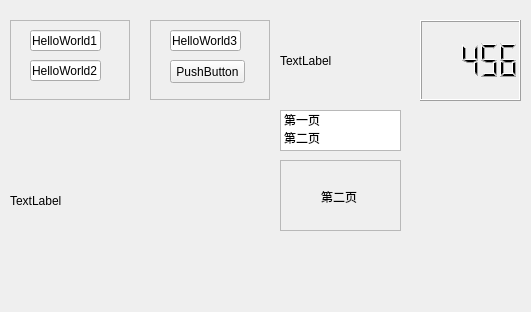
<?xml version="1.0" encoding="UTF-8"?>
<ui version="4.0">
 <class>Widget</class>
 <widget class="QWidget" name="Widget">
  <property name="geometry">
   <rect>
    <x>0</x>
    <y>0</y>
    <width>531</width>
    <height>312</height>
   </rect>
  </property>
  <property name="windowTitle">
   <string>Widget</string>
  </property>
  <widget class="QFrame" name="frame">
   <property name="geometry">
    <rect>
     <x>10</x>
     <y>20</y>
     <width>120</width>
     <height>80</height>
    </rect>
   </property>
   <property name="frameShape">
    <enum>QFrame::StyledPanel</enum>
   </property>
   <property name="frameShadow">
    <enum>QFrame::Raised</enum>
   </property>
   <widget class="QLineEdit" name="lineEdit">
    <property name="geometry">
     <rect>
      <x>20</x>
      <y>10</y>
      <width>71</width>
      <height>21</height>
     </rect>
    </property>
    <property name="text">
     <string>HelloWorld1</string>
    </property>
   </widget>
   <widget class="QLineEdit" name="lineEdit_2">
    <property name="geometry">
     <rect>
      <x>20</x>
      <y>40</y>
      <width>71</width>
      <height>21</height>
     </rect>
    </property>
    <property name="text">
     <string>HelloWorld2</string>
    </property>
   </widget>
  </widget>
  <widget class="QFrame" name="frame_2">
   <property name="geometry">
    <rect>
     <x>150</x>
     <y>20</y>
     <width>120</width>
     <height>80</height>
    </rect>
   </property>
   <property name="frameShape">
    <enum>QFrame::StyledPanel</enum>
   </property>
   <property name="frameShadow">
    <enum>QFrame::Raised</enum>
   </property>
   <widget class="QLineEdit" name="lineEdit_3">
    <property name="geometry">
     <rect>
      <x>20</x>
      <y>10</y>
      <width>71</width>
      <height>21</height>
     </rect>
    </property>
    <property name="text">
     <string>HelloWorld3</string>
    </property>
   </widget>
   <widget class="QPushButton" name="pushButton">
    <property name="geometry">
     <rect>
      <x>20</x>
      <y>40</y>
      <width>75</width>
      <height>23</height>
     </rect>
    </property>
    <property name="text">
     <string>PushButton</string>
    </property>
   </widget>
  </widget>
  <widget class="QLabel" name="label">
   <property name="geometry">
    <rect>
     <x>280</x>
     <y>20</y>
     <width>121</width>
     <height>81</height>
    </rect>
   </property>
   <property name="text">
    <string>TextLabel</string>
   </property>
  </widget>
  <widget class="QLabel" name="label_2">
   <property name="geometry">
    <rect>
     <x>10</x>
     <y>110</y>
     <width>261</width>
     <height>181</height>
    </rect>
   </property>
   <property name="lineWidth">
    <number>2</number>
   </property>
   <property name="text">
    <string>TextLabel</string>
   </property>
  </widget>
  <widget class="QLCDNumber" name="lcdNumber">
   <property name="geometry">
    <rect>
     <x>420</x>
     <y>20</y>
     <width>101</width>
     <height>81</height>
    </rect>
   </property>
   <property name="frameShadow">
    <enum>QFrame::Raised</enum>
   </property>
   <property name="lineWidth">
    <number>1</number>
   </property>
   <property name="value" stdset="0">
    <double>456.000000000000000</double>
   </property>
   <property name="intValue" stdset="0">
    <number>456</number>
   </property>
  </widget>
  <widget class="QListWidget" name="listWidget">
   <property name="geometry">
    <rect>
     <x>280</x>
     <y>110</y>
     <width>121</width>
     <height>41</height>
    </rect>
   </property>
   <item>
    <property name="text">
     <string>第一页</string>
    </property>
   </item>
   <item>
    <property name="text">
     <string>第二页</string>
    </property>
   </item>
  </widget>
  <widget class="QStackedWidget" name="stackedWidget">
   <property name="geometry">
    <rect>
     <x>280</x>
     <y>160</y>
     <width>121</width>
     <height>71</height>
    </rect>
   </property>
   <property name="frameShape">
    <enum>QFrame::StyledPanel</enum>
   </property>
   <property name="currentIndex">
    <number>1</number>
   </property>
   <widget class="QWidget" name="page">
    <widget class="QLabel" name="label_3">
     <property name="geometry">
      <rect>
       <x>40</x>
       <y>50</y>
       <width>54</width>
       <height>12</height>
      </rect>
     </property>
     <property name="text">
      <string>第一页</string>
     </property>
    </widget>
   </widget>
   <widget class="QWidget" name="page_2">
    <widget class="QLabel" name="label_4">
     <property name="geometry">
      <rect>
       <x>40</x>
       <y>30</y>
       <width>54</width>
       <height>12</height>
      </rect>
     </property>
     <property name="text">
      <string>第二页</string>
     </property>
    </widget>
   </widget>
  </widget>
 </widget>
 <layoutdefault spacing="6" margin="11"/>
 <resources/>
 <connections>
  <connection>
   <sender>listWidget</sender>
   <signal>currentRowChanged(int)</signal>
   <receiver>stackedWidget</receiver>
   <slot>setCurrentIndex(int)</slot>
   <hints>
    <hint type="sourcelabel">
     <x>295</x>
     <y>175</y>
    </hint>
    <hint type="destinationlabel">
     <x>400</x>
     <y>175</y>
    </hint>
   </hints>
  </connection>
 </connections>
</ui>
